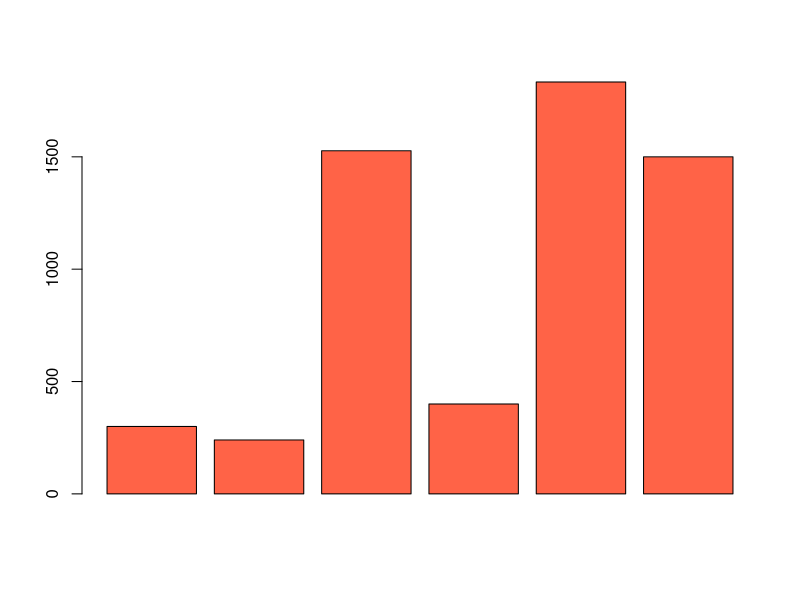
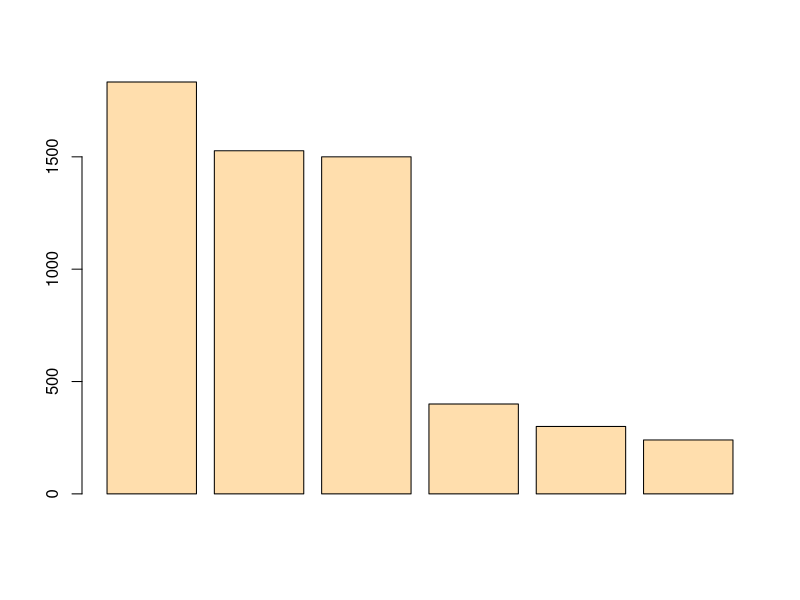
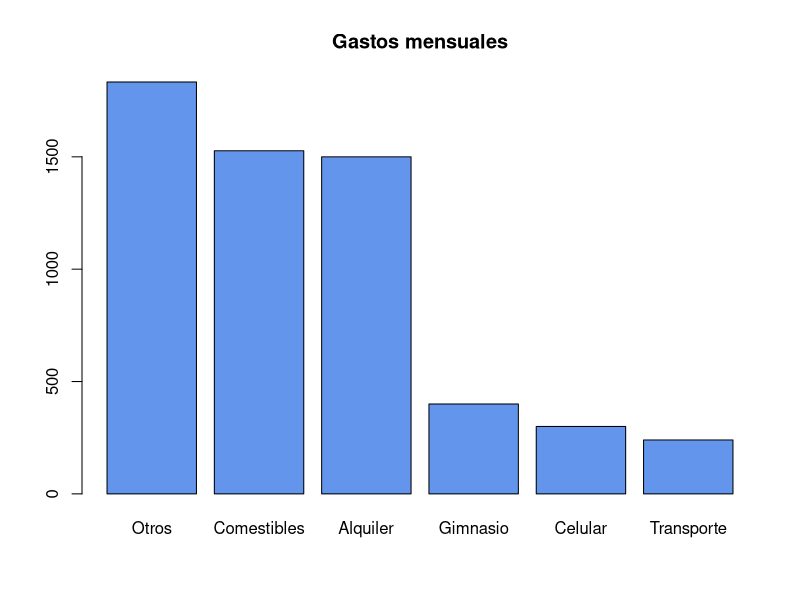

Write R code to recreate these figures, in order.
# Laboratorio 1
# Práctica: gastos de estudiante universitaria
# JEGR
# 13/08/2025

## Gastos totales por mes
300 + 240 + 1527 + 400 + 1500 + 1833
Celular <- 300
Celular
Transporte <- 240
Comestibles <- 1527
Gimnasio <- 400
Alquiler <- 1500
Otros <- 1833
Total <- Celular + Transporte + Comestibles + Alquiler + Gimnasio + Otros
Semestre <- Total*5
Aual <- Total*10

#**Funciones de R**

#**Valor absoluto**
abs(10)
abs(-4)

#**Raíz cuadrada**
sqrt(9)

#**Logaritmo natural**
log(2)

# Comentarios normales

2*9
4+5 #Tambien se puede colocar un comentario aqui

celular <- 300
Celular <- 300
CELULAR <- 300

## Buscar ayuda dentro de R

help(abs)
help(mean)
?abs
help.search("absolute")

#**Ejercicio de autoevaluación**

# Agrupar todos los datos de los gastos
gastos <- c(Celular, Transporte, Comestibles,
            Gimnasio, Otros, Alquiler)
gastos

# Grafico de barras
barplot(gastos, col = "tomato")

help(sort)
gastos_ord <- sort(gastos, decreasing = TRUE)
gastos_ord

# Graficos de los gastos mensuales 

# Sin nombres en el eje x
barplot(gastos_ord, col = "navajowhite")

#Nombres en el eje x
barplot(gastos_ord, main = "Gastos mensuales",
        col = "cornflowerblue",
        names.arg = c("Otros", "Comestibles",
                      "Alquiler", "Gimnasio",
                      "Celular", "Transporte"))

